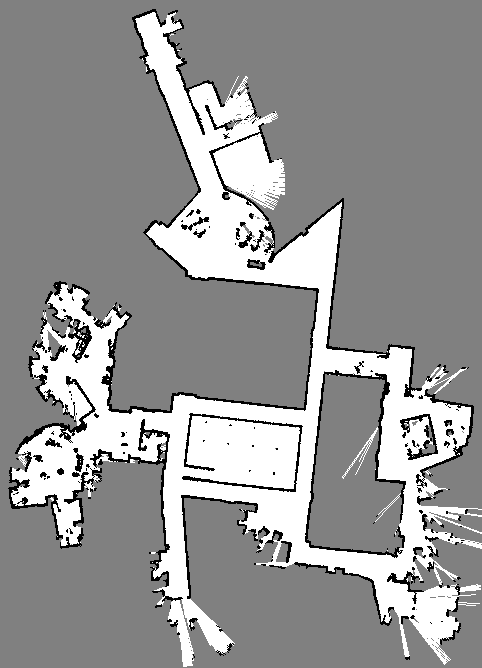
#> input picture map.png, 482 x 668 px
$ python example_test_case.py
#> lines starting #> are read from the running program, lines starting #| are printed output that depends on the picture; after the words box and inside, x2 and y2 are one past the last pixel; in counts of white or black regions, pixels touching at a corner belong together
### scripts/assignment_1_astar.py
#!/usr/bin/env python3
# -*- coding: utf-8 -*-

import matplotlib.pyplot as plt
import numpy as np
from collections import deque # Necessary for efficient FIFO queue
import heapq
def plot_path(path, n_start, n_goal, M, save_fp=None):
    plt.matshow(M, cmap="gray")
    if path.shape[0] > 2:
        plt.plot(path[:, 1], path[:, 0], 'b')
    plt.plot(n_start[1], n_start[0], 'or')
    plt.plot(n_goal[1], n_goal[0], 'xg')
    if save_fp is None:
        plt.show()
    else:
        plt.savefig(save_fp)
    plt.close()


def is_valid(v, thr_free=0.9):
    """
    v : freespace value of the map
    thr_free : threshold of a cell on the map to be considered free
    """
    if v > thr_free:
        return True
    return False


class Node:
    """Use this class to help with keeping track of the paths"""
    def __init__(self, parent=None, cell=None):
        self.parent = parent
        self.cell = cell
        self.g = 0
        self.h = 0
        self.f = 0

    def __str__(self):
        return str(self.cell)

    def __repr__(self):
        return str(self)


def plan_path_uninformed(n_start, n_goal, M):
    """
    Exe 1, Q1. Implement BFS (Uniform Cost with unit cost) here.
    """

    # Initialize visited map to keep track of where we have been
    # Using the same shape as M. 0 = unvisited, 1 = visited.
    visited = np.zeros(M.shape)

    # Initialize the queue (FIFO)
    queue = deque()

    # Create the start node
    start_node = Node(parent=None, cell=n_start)
    start_node.g = 0

    # Add start to queue and mark as visited
    queue.append(start_node)
    visited[n_start[0], n_start[1]] = 1

    goal_node_found = None

    # Define possible movements: Up, Down, Left, Right
    # Assuming (row, col) coordinates
    movements = [(-1, 0), (1, 0), (0, -1), (0, 1)]

    path = np.array([]) # Default to empty

    while len(queue) > 0:

        # 1. Pick one point (FIFO) to explore and remove it from queue
        current_node = queue.popleft()
        current_pos = current_node.cell

        # 2. Check if the point is n_goal
        # Compare element-wise
        if current_pos[0] == n_goal[0] and current_pos[1] == n_goal[1]:
            goal_node_found = current_node
            break

        # 3. Get neighbours and check their validity
        for move in movements:
            new_x = current_pos[0] + move[0]
            new_y = current_pos[1] + move[1]

            # Check grid boundaries
            if 0 <= new_x < M.shape[0] and 0 <= new_y < M.shape[1]:

                # Check if cell is valid (free space) AND not visited
                if is_valid(M[new_x, new_y]) and visited[new_x, new_y] == 0:

                    # 4. Add neighbours to queue
                    new_node = Node(parent=current_node, cell=np.array([new_x, new_y]))
                    new_node.g = current_node.g + 1 # Cost is path length

                    queue.append(new_node)
                    visited[new_x, new_y] = 1 # Mark as visited immediately when adding to queue

    # Reconstruct path if goal was found
    if goal_node_found is not None:
        path_list = []
        curr = goal_node_found
        while curr is not None:
            path_list.append(curr.cell)
            curr = curr.parent
        # Reverse the list to go from Start -> Goal
        path = np.array(path_list[::-1])

    return path, visited

# Placeholders for other functions to prevent errors in test script
def plan_path_astar(n_start, n_goal, M):
    return [], np.zeros(M.shape)

def plan_path_fast(n_start, n_goal, M):
    return [], np.zeros(M.shape)


# --- Add this Heuristic Function ---
def heuristic(a, b):
    # Euclidean Distance
    return np.sqrt((b[0] - a[0]) ** 2 + (b[1] - a[1]) ** 2)

# --- Implement the A* Function ---
def plan_path_astar(n_start, n_goal, M):
    """
    Exe 2, Q2. Implement A* here
    """
    # Grid dimensions
    rows, cols = M.shape

    # Priority Queue (Min-Heap) for Open List
    # Stores tuples: (f_score, cell_coordinates)
    # We store coordinates instead of Node objects to avoid comparison issues in the heap
    open_list = []

    # Data structures to keep track of costs and parents
    # Initialize g_score with infinity
    g_score = np.full((rows, cols), np.inf)
    g_score[n_start[0], n_start[1]] = 0

    # Parent pointers to reconstruct path: parent[x][y] = (parent_x, parent_y)
    # We use a dictionary for sparse storage or a 3D array. Dictionary is easier here.
    came_from = {}

    # Calculate initial f_score
    start_h = heuristic(n_start, n_goal)
    start_f = start_h # g is 0

    # Push start node
    heapq.heappush(open_list, (start_f, tuple(n_start)))

    # Visited set (Closed List) to ensure we don't process nodes redundantly
    visited = np.zeros(M.shape)

    # Possible movements (4-connected)
    movements = [(-1, 0), (1, 0), (0, -1), (0, 1)] # Up, Down, Left, Right

    path = np.array([]) # Default empty

    while open_list:
        # 1. Pop node with lowest f_score
        current_f, current_cell = heapq.heappop(open_list)
        current_x, current_y = current_cell

        # If we already found a shorter path to this node in closed list, skip
        # (Standard optimization in A*)
        if visited[current_x, current_y] == 1:
            continue

        # Mark as visited
        visited[current_x, current_y] = 1

        # 2. Check Goal
        if current_x == n_goal[0] and current_y == n_goal[1]:
            # Reconstruct path
            path_list = []
            curr = current_cell
            while curr in came_from:
                path_list.append(curr)
                curr = came_from[curr]
            path_list.append(tuple(n_start)) # Add start
            path = np.array(path_list[::-1]) # Reverse
            return path, visited

        # 3. Expand Neighbors
        for dx, dy in movements:
            neighbor_x, neighbor_y = current_x + dx, current_y + dy

            # Check bounds and obstacle
            if 0 <= neighbor_x < rows and 0 <= neighbor_y < cols:
                # Assuming simple is_valid check (M[x,y] > 0.9 is free)
                # If your map uses 0 as free, swap logic.
                # Based on previous context (mpimg), usually 1 is white (free).
                if M[neighbor_x, neighbor_y] > 0.9:

                    tentative_g = g_score[current_x, current_y] + 1

                    # If this path to neighbor is better than any previous one
                    if tentative_g < g_score[neighbor_x, neighbor_y]:
                        came_from[(neighbor_x, neighbor_y)] = (current_x, current_y)
                        g_score[neighbor_x, neighbor_y] = tentative_g
                        h = heuristic((neighbor_x, neighbor_y), n_goal)
                        f = tentative_g + h

                        heapq.heappush(open_list, (f, (neighbor_x, neighbor_y)))

    return path, visited


def heuristic(a, b):
    # Euclidean Distance
    return np.sqrt((b[0] - a[0]) ** 2 + (b[1] - a[1]) ** 2)

def plan_path_fast(n_start, n_goal, M):
    """
    Exe 3, Q2. Weighted A* Implementation
    Analysis:
    - Uses a weight > 1 applied to the heuristic.
    - This biases the search to move towards the goal much more aggressively.
    - Trade-off: Much faster computation, slightly longer path.
    """
    # Grid dimensions
    rows, cols = M.shape

    # Priority Queue
    open_list = []

    # Heuristic Weight (The "Aggressiveness" factor)
    # w = 1.0 is standard A* (Optimal)
    # w > 1.0 is Weighted A* (Faster, Suboptimal)
    # w = 3.0 is usually a good balance for speed in grids
    weight = 3.0

    # Cost to reach current node
    g_score = np.full((rows, cols), np.inf)
    g_score[n_start[0], n_start[1]] = 0

    # Path reconstruction dictionary
    came_from = {}

    # Initial push
    start_h = heuristic(n_start, n_goal)
    # f = g + w * h
    start_f = 0 + weight * start_h

    heapq.heappush(open_list, (start_f, tuple(n_start)))

    visited = np.zeros(M.shape)

    # standard 4-connected movement
    movements = [(-1, 0), (1, 0), (0, -1), (0, 1)]

    path = np.array([])

    while open_list:
        # Pop lowest f_score
        current_f, current_cell = heapq.heappop(open_list)
        current_x, current_y = current_cell

        if visited[current_x, current_y] == 1:
            continue
        visited[current_x, current_y] = 1

        # Check Goal
        if current_x == n_goal[0] and current_y == n_goal[1]:
            path_list = []
            curr = current_cell
            while curr in came_from:
                path_list.append(curr)
                curr = came_from[curr]
            path_list.append(tuple(n_start))
            path = np.array(path_list[::-1])
            return path, visited

        # Expand Neighbors
        for dx, dy in movements:
            neighbor_x, neighbor_y = current_x + dx, current_y + dy

            if 0 <= neighbor_x < rows and 0 <= neighbor_y < cols:
                # Check obstacle (assuming > 0.9 is free)
                if M[neighbor_x, neighbor_y] > 0.9:

                    tentative_g = g_score[current_x, current_y] + 1

                    if tentative_g < g_score[neighbor_x, neighbor_y]:
                        came_from[(neighbor_x, neighbor_y)] = (current_x, current_y)
                        g_score[neighbor_x, neighbor_y] = tentative_g

                        h = heuristic((neighbor_x, neighbor_y), n_goal)
                        # Apply Weight here
                        f = tentative_g + (weight * h)

                        heapq.heappush(open_list, (f, (neighbor_x, neighbor_y)))

    return path, visited

### scripts/example_test_case.py
"""Script to run and visualise path planned.
Use this script to check that your code works.
You can uncomment the code based on which function you want to test.
I highly recommend you write your own test functions as well.

BIG HINT: we use a very similar script to evaluate your code.
So make sure that your code works well in this script!
"""

import time

import numpy as np
import matplotlib.image as mpimg

# import ex9 as utils
import assignment_1_astar as utils

def print_stats(path, visited, delta_time):
    print(f"path length: {len(path)}")
    print(f"num. nodes explored: {(visited!=0).sum()}")
    print(f"time taken (s): {delta_time}")

def test_1(planner, planner_str):
    M = np.ones([15,15])
    M[3,2:10] = 0
    M[5,7:10] = 0
    M[5:10,2:10] = 0
    M[5:15,5] = 0

    x_start = np.array([2,2])
    x_goal = np.array([14,14])

    start_time = time.time()
    path, visited = planner(x_start, x_goal, M)
    end_time = time.time()
    print_stats(path, visited, end_time-start_time)
    utils.plot_path(np.asarray(path), x_start, x_goal, M, save_fp = f"{planner_str}_test_1.png")
#> in plot_path, `plt.savefig(save_fp)`:
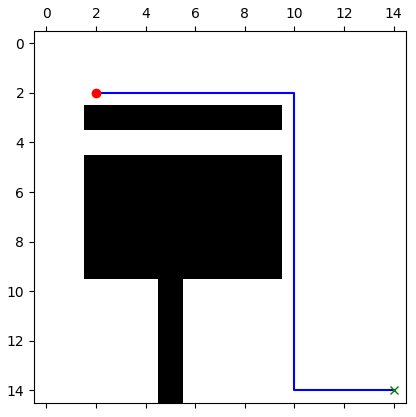
#> figure drawn by matplotlib, 1 panel


def test_2(planner, planner_str):
    """test using a map read from an image file
    """
#> called with planner_str = 'ex1'
    M = mpimg.imread('../map.png')
#> M is the input picture: shape (668, 482) float32; min 0, max 1, mean 0.589

    x_start = np.array([500, 410])
    x_goal = np.array([495, 35])

    start_time = time.time()
    path, visited = planner(x_start, x_goal, M)
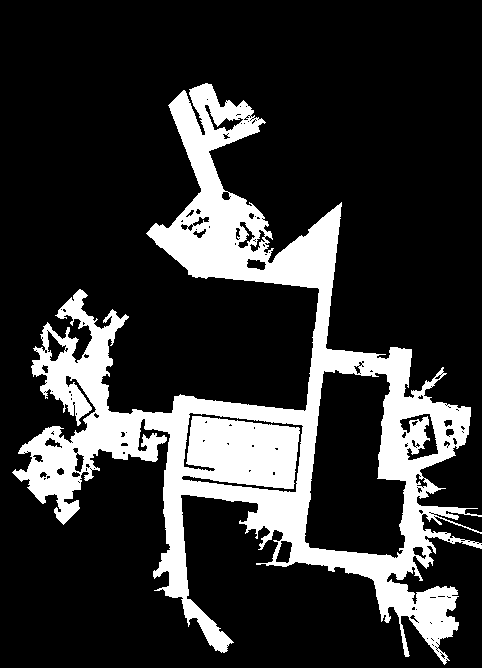
#> visited: shape (668, 482) float64; values 0 (black) and 1 (white), 20% white; 1 white region, box (x1, y1, x2, y2) and area: (12, 83, 482, 665) 64289
#> path = 637 pairs, first value 369 to 500, second value 35 to 410
    end_time = time.time()

    print_stats(path, visited, end_time-start_time)
#| path length: 637
#| num. nodes explored: 64289
    utils.plot_path(np.asarray(path), x_start, x_goal, M, save_fp = f"{planner_str}_test_2.png")
#> call 2 of plot_path, with path = array of shape (637, 2), n_start = array of shape (2,), n_goal = array of shape (2,), save_fp = 'ex1_test_2.png'
#> in plot_path (call 2), `plt.savefig(save_fp)`:
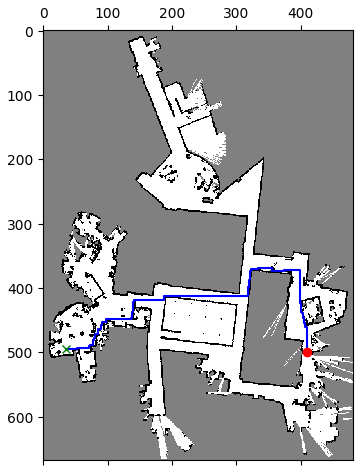
#> figure drawn by matplotlib, 1 panel


def test_3(planner, planner_str):
    """generate your own tests.
    e.g., test on a larger scale using 100 random maps and inits
    """
    pass


if __name__ == '__main__':
    print("uninformed: ")
    test_1(utils.plan_path_uninformed, "ex1")
    test_2(utils.plan_path_uninformed, "ex1")

    print("A*: ")
    test_1(utils.plan_path_astar, "astar")
    test_2(utils.plan_path_astar, "astar")
#> call 2 of test_2, with planner_str = 'astar'
#> in test_2 (call 2), `path, visited = planner(x_start, x_goal, M)`:
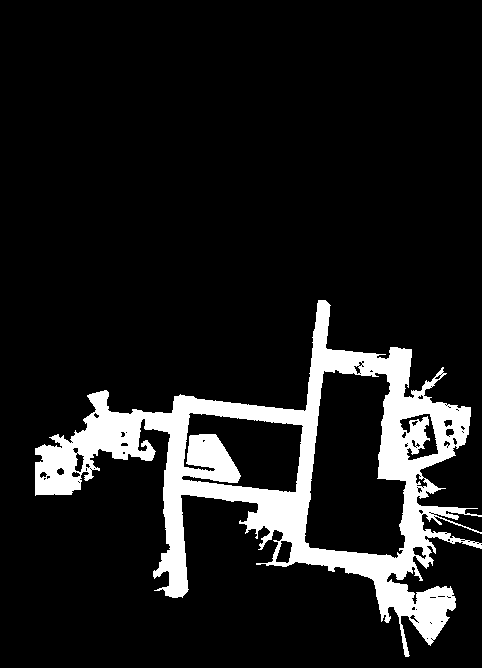
#> visited: shape (668, 482) float64; values 0 (black) and 1 (white), 11.2% white; 1 white region, box (x1, y1, x2, y2) and area: (35, 300, 482, 657) 36036
#| path length: 637
#| num. nodes explored: 36036

    print("Fast: ")
    test_1(utils.plan_path_fast, "fast")
    test_2(utils.plan_path_fast, "fast")
#> call 3 of test_2, with planner_str = 'fast'
#> in test_2 (call 3), `path, visited = planner(x_start, x_goal, M)`:
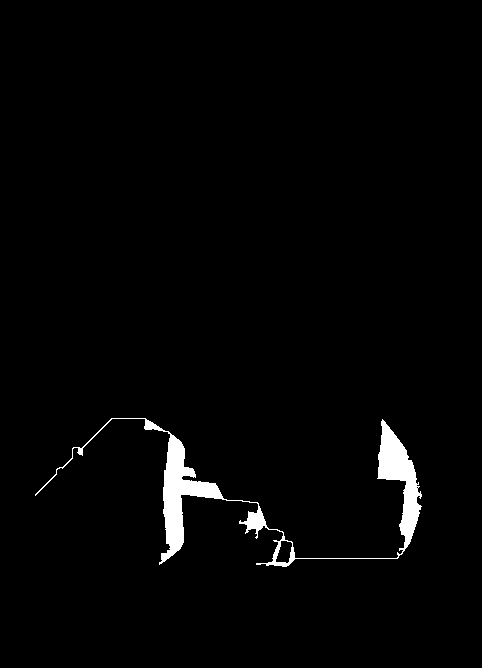
#> visited: shape (668, 482) float64; values 0 (black) and 1 (white), 2% white; 1 white region, box (x1, y1, x2, y2) and area: (35, 418, 422, 567) 6358
#> in test_2 (call 3), `path, visited = planner(x_start, x_goal, M)`: path = 653 pairs, first value 418 to 558, second value 35 to 410
#| path length: 653
#| num. nodes explored: 6358
